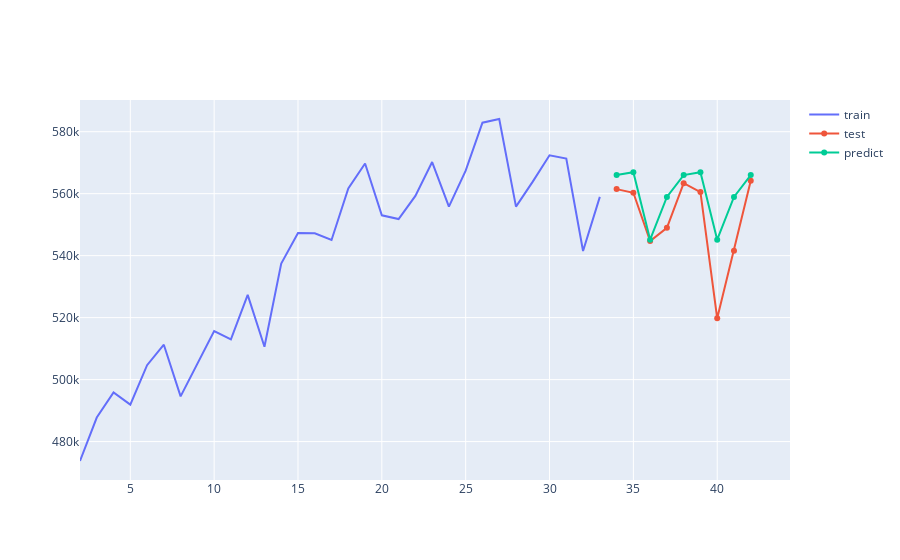

Notebook code cell kept with this figure:
### Code cell
predict_s = res_s.get_forecast(test.shape[0]).summary_frame()

fig = go.Figure()
fig.add_traces(go.Scatter(x=train.index, y=train.population, name='train'))
fig.add_traces(go.Scatter(x=test.index, y=test.population, name = 'test'))
fig.add_traces(go.Scatter(x=predict_s.index, y=predict_s['mean'], name = 'predict'))
fig.show()

rmse = np.sqrt(mean_squared_error(test['population'], predict_s['mean']))
print('RMSE:%.3f' % (rmse))

### Figure 1 — Plotly figure (JSON) as saved in the notebook; plotly's stock layout.template omitted (floating-point values rounded to 4 significant figures)
{"data": [{"name": "train", "type": "scatter", "x": [2, 3, 4, 5, 6, 7, 8, 9, 10, 11, 12, 13, 14, 15, 16, 17, 18, 19, 20, 21, 22, 23, 24, 25, 26, 27, 28, 29, 30, 31, 32, 33], "y": [473700.0, 487800.0, 495900.0, 491900.0, 504700.0, 511300.0, 494600.0, 505400.0, 515700.0, 513000.0, 527326, 510600.0, 537400.0, 547300.0, 547200.0, 545000.0, 561700.0, 569700.0, 553000.0, 551800.0, 559300.0, 570200.0, 555800.0, 567400.0, 582900.0, 584100.0, 555800.0, 563900.0, 572400.0, 571300.0, 541500.0, 559000.0]}, {"name": "test", "type": "scatter", "x": [34, 35, 36, 37, 38, 39, 40, 41, 42], "y": [561500.0, 560300.0, 544700.0, 549000.0, 563400.0, 560500.0, 519800.0, 541600.0, 564100.0]}, {"name": "predict", "type": "scatter", "x": [34, 35, 36, 37, 38, 39, 40, 41, 42], "y": [566000.0, 566900.0, 545100.0, 559000.0, 566000.0, 566900.0, 545100.0, 559000.0, 566000.0]}], "layout": {"autosize": true, "xaxis": {"autorange": true, "range": [2, 44.25], "type": "linear"}, "yaxis": {"autorange": true, "range": [467600.0, 590200.0], "type": "linear"}}}
